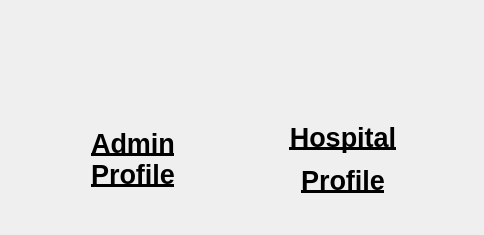
<?xml version="1.0" encoding="UTF-8"?>
<ui version="4.0">
 <class>hospitalMyProfileDialog</class>
 <widget class="QDialog" name="hospitalMyProfileDialog">
  <property name="windowModality">
   <enum>Qt::ApplicationModal</enum>
  </property>
  <property name="geometry">
   <rect>
    <x>0</x>
    <y>0</y>
    <width>484</width>
    <height>235</height>
   </rect>
  </property>
  <property name="windowTitle">
   <string>Profiles</string>
  </property>
  <widget class="QPushButton" name="adminProfile">
   <property name="geometry">
    <rect>
     <x>80</x>
     <y>10</y>
     <width>120</width>
     <height>120</height>
    </rect>
   </property>
   <property name="maximumSize">
    <size>
     <width>120</width>
     <height>120</height>
    </size>
   </property>
   <property name="styleSheet">
    <string notr="true">border:none;</string>
   </property>
   <property name="text">
    <string/>
   </property>
   <property name="icon">
    <iconset>
     <normaloff>../../Images/add_event.png</normaloff>../../Images/add_event.png</iconset>
   </property>
   <property name="iconSize">
    <size>
     <width>100</width>
     <height>100</height>
    </size>
   </property>
  </widget>
  <widget class="QPushButton" name="hospitalProfile">
   <property name="geometry">
    <rect>
     <x>280</x>
     <y>10</y>
     <width>120</width>
     <height>120</height>
    </rect>
   </property>
   <property name="sizePolicy">
    <sizepolicy hsizetype="Fixed" vsizetype="Fixed">
     <horstretch>0</horstretch>
     <verstretch>0</verstretch>
    </sizepolicy>
   </property>
   <property name="maximumSize">
    <size>
     <width>120</width>
     <height>120</height>
    </size>
   </property>
   <property name="styleSheet">
    <string notr="true">border:none;</string>
   </property>
   <property name="text">
    <string/>
   </property>
   <property name="icon">
    <iconset>
     <normaloff>../../Images/search_hospital.png</normaloff>../../Images/search_hospital.png</iconset>
   </property>
   <property name="iconSize">
    <size>
     <width>100</width>
     <height>100</height>
    </size>
   </property>
  </widget>
  <widget class="QLabel" name="hospitalProfileLabel">
   <property name="geometry">
    <rect>
     <x>280</x>
     <y>120</y>
     <width>126</width>
     <height>78</height>
    </rect>
   </property>
   <property name="sizePolicy">
    <sizepolicy hsizetype="Fixed" vsizetype="Fixed">
     <horstretch>0</horstretch>
     <verstretch>0</verstretch>
    </sizepolicy>
   </property>
   <property name="text">
    <string>&lt;html&gt;&lt;head/&gt;&lt;body&gt;&lt;p align=&quot;center&quot;&gt;&lt;span style=&quot; font-size:20pt; font-weight:600; text-decoration: underline;&quot;&gt;Hospital&lt;/span&gt;&lt;/p&gt;&lt;p align=&quot;center&quot;&gt;&lt;span style=&quot; font-size:20pt; font-weight:600; text-decoration: underline;&quot;&gt;Profile&lt;/span&gt;&lt;/p&gt;&lt;/body&gt;&lt;/html&gt;</string>
   </property>
  </widget>
  <widget class="QLabel" name="adminProfileLabel">
   <property name="geometry">
    <rect>
     <x>70</x>
     <y>120</y>
     <width>126</width>
     <height>78</height>
    </rect>
   </property>
   <property name="sizePolicy">
    <sizepolicy hsizetype="Fixed" vsizetype="Fixed">
     <horstretch>0</horstretch>
     <verstretch>0</verstretch>
    </sizepolicy>
   </property>
   <property name="text">
    <string>&lt;html&gt;&lt;head/&gt;&lt;body&gt;&lt;p align=&quot;center&quot;&gt;&lt;span style=&quot; font-size:20pt; font-weight:600; text-decoration: underline;&quot;&gt;Admin&lt;br/&gt;Profile&lt;/span&gt;&lt;/p&gt;&lt;/body&gt;&lt;/html&gt;</string>
   </property>
  </widget>
 </widget>
 <resources/>
 <connections/>
</ui>
